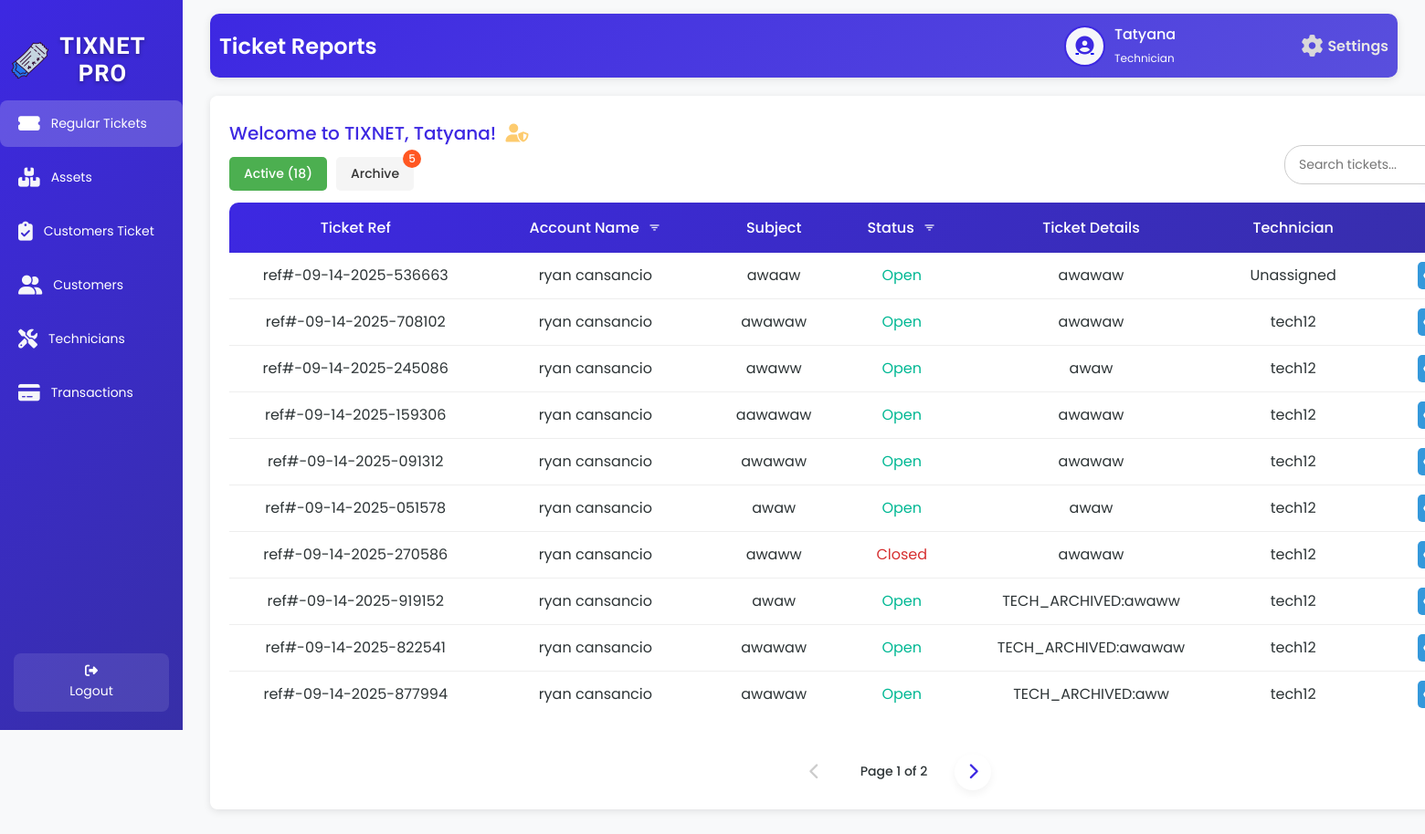
The app's page /staffD.php (signed in) with its own data.
### tables this page shows
CREATE TABLE `tbl_ticket` (
  `t_id` int(50) NOT NULL,
  `t_aname` varchar(200) NOT NULL,
  `t_subject` varchar(200) NOT NULL,
  `t_status` varchar(200) NOT NULL,
  `t_details` varchar(200) NOT NULL,
  `t_ref` varchar(200) NOT NULL,
  `technician_username` varchar(250) NOT NULL,
  `technician_archived` tinyint(1) DEFAULT 0,
  `archive_status` varchar(20) DEFAULT 'active'
);

### staffD.php (the view, shortened to what this page needs)
<?php
include 'db.php';
$firstName = '';
$userType = '';
$avatarPath = $_SESSION['avatarPath'];
$sqlUser = "SELECT u_fname, u_lname, u_type FROM tbl_user WHERE u_username = ?";
$stmt = $conn->prepare($sqlUser);
$stmt->bind_param("s", $_SESSION['username']);
$stmt->execute();
$resultUser = $stmt->get_result();
if ($resultUser->num_rows > 0) {
    $row = $resultUser->fetch_assoc();
    $firstName = $row['u_fname'] ?: 'Unknown';
    $userType = strtolower($row['u_type']) ?: 'staff';
} else {
    error_log("User not found for username: {$_SESSION['username']}");
    $_SESSION['error'] = "User not found.";
    header("Location: index.php");
    exit();
}
$limit = 10;
$pageActive = isset($_GET['page_active']) ? max(1, (int)$_GET['page_active']) : 1;
$offsetActive = ($pageActive - 1) * $limit;
$totalActiveQuery = "SELECT COUNT(*) AS total FROM tbl_ticket WHERE t_details NOT LIKE 'ARCHIVED:%'";
$totalActiveResult = $conn->query($totalActiveQuery);
$totalActiveRow = $totalActiveResult ? $totalActiveResult->fetch_assoc() : ['total' => 0];
$totalActive = $totalActiveRow['total'];
$totalActivePages = max(1, ceil($totalActive / $limit));
$pageArchived = isset($_GET['page_archived']) ? max(1, (int)$_GET['page_archived']) : 1;
$totalArchivedQuery = "SELECT COUNT(*) AS total FROM tbl_ticket WHERE t_details LIKE 'ARCHIVED:%'";
$totalArchivedResult = $conn->query($totalArchivedQuery);
$totalArchivedRow = $totalArchivedResult ? $totalArchivedResult->fetch_assoc() : ['total' => 0];
$totalArchived = $totalArchivedRow['total'];
$sqlActive = "SELECT t_ref, t_aname, t_subject, t_status, t_details, technician_username
              FROM tbl_ticket
              WHERE t_details NOT LIKE 'ARCHIVED:%'
              LIMIT ?, ?";
$stmtActive = $conn->prepare($sqlActive);
if ($stmtActive) {
    $stmtActive->bind_param("ii", $offsetActive, $limit);
    $stmtActive->execute();
    $resultActive = $stmtActive->get_result();
} else {
    error_log("Prepare failed for active tickets: " . $conn->error);
    $resultActive = false;
}
?>
<!DOCTYPE html>
<html lang="en">
<head>
    <link rel="stylesheet" href="staffD.css">
    <link rel="stylesheet" href="https://cdnjs.cloudflare.com/ajax/libs/font-awesome/6.6.0/css/all.min.css">
    <link rel="stylesheet" href="https://unpkg.com/boxicons@2.1.4/css/boxicons.min.css">
</head>
<body>
<div class="wrapper">
    <div class="sidebar">
        <h2><img src="image/logo.png" alt="Tix Net Icon" class="sidebar-icon">TixNet Pro</h2>
         <ul>
           <li><a href="staffD.php" class="active"><i class="fas fa-ticket-alt icon"></i> <span>Regular Tickets</span></a></li>
           <li><a href="assetsT.php"><i class="fas fa-boxes icon"></i> <span>Assets</span></a></li>
           <li><a href="AllCustomersT.php"><i class="fas fa-clipboard-check icon"></i> <span>Customers Ticket</span></a></li>
           <li><a href="customersT.php"><i class="fas fa-user-friends icon"></i> <span>Customers</span></a></li>
           <li><a href="AssignTech.php"><i class="fas fa-tools icon"></i> <span>Technicians</span></a></li>
           <li><a href="Payments.php"><i class="fas fa-credit-card icon"></i> <span>Transactions</span></a></li>
         </ul>
<footer>
    <a href="technician_staff.php" class="back-home"><i class="fas fa-sign-out-alt"></i> Logout</a>
</footer>
    </div>
    <div class="container">
        <div class="upper">
            <h1>Ticket Reports</h1>
            <div class="user-profile">
                <div class="user-icon">
                    <a href="image.php">
                        <?php
                        $cleanAvatarPath = preg_replace('/\?\d+$/', '', $avatarPath);
                        if (!empty($avatarPath) && file_exists($cleanAvatarPath)) {
                            echo "<img src='" . htmlspecialchars($avatarPath, ENT_QUOTES, 'UTF-8') . "' alt='User Avatar'>";
                        } else {
                            echo "<i class='fas fa-user-circle'></i>";
                        }
                        ?>
                    </a>
                </div>
                <div class="user-details">
                    <span><?php echo htmlspecialchars($firstName, ENT_QUOTES, 'UTF-8'); ?></span>
                    <small><?php echo htmlspecialchars(ucfirst($userType), ENT_QUOTES, 'UTF-8'); ?></small>
                </div>
                <a href="settings.php" class="settings-link">
                    <i class="fas fa-cog"></i>
                    <span>Settings</span>
                </a>
            </div>
        </div>
        <div class="table-box glass-container">
            <div class="username">
                Welcome to TIXNET, <?php echo htmlspecialchars($firstName, ENT_QUOTES, 'UTF-8'); ?>!
                <i class="fas fa-user-shield admin-icon"></i>
            </div>
            <div class="header-controls">
                <div class="tab-buttons">
                    <button class="tab-btn <?php echo (isset($_GET['tab']) && $_GET['tab'] === 'archived') ? '' : 'active'; ?>" onclick="showTab('active')">Active (<?php echo $totalActive; ?>)</button>
                    <button class="tab-btn <?php echo (isset($_GET['tab']) && $_GET['tab'] === 'archived') ? 'active' : ''; ?>" onclick="showTab('archived')">Archive
                        <?php if ($totalArchived > 0): ?>
                            <span class="tab-badge"><?php echo $totalArchived; ?></span>
                        <?php endif; ?>
                    </button>
                </div>
            </div>
                <div class="search-container">
                <input type="text" class="search-bar" id="searchInput" placeholder="Search tickets..." onkeyup="debouncedSearchTickets()">
                </div>
    <div id="active-tickets" class="tab-content <?php echo (isset($_GET['tab']) && $_GET['tab'] === 'archived') ? '' : 'active'; ?>">
        <div class="table-container">
            <table>
                <thead>
                    <tr>
                        <th>Ticket Ref</th>
                        <th>Account Name <button class="filter-btn" onclick="showAccountFilterModal('active')" title="Filter by Account Name"><i class='bx bx-filter'></i></button></th>
                        <th>Subject</th>
                        <th>Status <button class="filter-btn" onclick="showTypeFilterModal('active')" title="Filter by Type"><i class='bx bx-filter'></i></button></th>
                        <th>Ticket Details</th>
                        <th>Technician</th>
                        <th>Action</th>
                    </tr>
                </thead>
                <tbody id="active-table-body">
                    <?php
                    if ($resultActive && $resultActive->num_rows > 0) {
                        while ($row = $resultActive->fetch_assoc()) {
                            $statusClass = 'status-' . strtolower($row['t_status']);
                            $technicianDisplay = $row['technician_username'] ? htmlspecialchars($row['technician_username'], ENT_QUOTES, 'UTF-8') : 'Unassigned';
                            echo "<tr>
                                    <td>" . htmlspecialchars($row['t_ref'], ENT_QUOTES, 'UTF-8') . "</td>
                                    <td>" . htmlspecialchars($row['t_aname'], ENT_QUOTES, 'UTF-8') . "</td>
                                    <td>" . htmlspecialchars($row['t_subject'], ENT_QUOTES, 'UTF-8') . "</td>
                                    <td class='$statusClass' style='cursor: pointer;' onclick=\"showCloseTicketModal('" . htmlspecialchars($row['t_ref'], ENT_QUOTES, 'UTF-8') . "', '" . htmlspecialchars($row['t_aname'], ENT_QUOTES, 'UTF-8') . "', '" . htmlspecialchars($row['t_status'], ENT_QUOTES, 'UTF-8') . "')\">" . ucfirst(strtolower($row['t_status'])) . "</td>
                                    <td>" . htmlspecialchars(preg_replace('/^ARCHIVED:/', '', $row['t_details']), ENT_QUOTES, 'UTF-8') . "</td>
                                    <td>" . $technicianDisplay . "</td>
                                    <td class='action-buttons'>
                                        <a class='view-btn' href='#' onclick=\"showViewModal('" . htmlspecialchars($row['t_ref'], ENT_QUOTES, 'UTF-8') . "', '" . htmlspecialchars($row['t_aname'], ENT_QUOTES, 'UTF-8') . "', '" . htmlspecialchars($row['t_subject'], ENT_QUOTES, 'UTF-8') . "', '" . htmlspecialchars($row['t_status'], ENT_QUOTES, 'UTF-8') . "', '" . htmlspecialchars(preg_replace('/^ARCHIVED:/', '', $row['t_details']), ENT_QUOTES, 'UTF-8') . "')\" title='View'><i class='fas fa-eye'></i></a>
                                        <a class='edit-btn' href='#' onclick=\"showEditTicketModal('" . htmlspecialchars($row['t_ref'], ENT_QUOTES, 'UTF-8') . "', '" . htmlspecialchars($row['t_aname'], ENT_QUOTES, 'UTF-8') . "', '" . htmlspecialchars($row['t_subject'], ENT_QUOTES, 'UTF-8') . "', '" . htmlspecialchars($row['t_status'], ENT_QUOTES, 'UTF-8') . "', '" . htmlspecialchars($row['t_details'], ENT_QUOTES, 'UTF-8') . "')\" title='Edit'><i class='fas fa-edit'></i></a>
                                        <a class='archive-btn' href='#' onclick=\"showArchiveModal('" . htmlspecialchars($row['t_ref'], ENT_QUOTES, 'UTF-8') . "', '" . htmlspecialchars($row['t_aname'], ENT_QUOTES, 'UTF-8') . "')\" title='Archive'><i class='fas fa-archive'></i></a>
                                    </td></tr>";
                        }
                    } else {
                        echo "<tr><td colspan='7' class='no-tickets'>No active tickets found.</td></tr>";
                    }
                    ?>
                </tbody>
            </table>
        </div>
                <div class="pagination" id="active-pagination">
                    <?php if ($pageActive > 1): ?>
                        <a href="?tab=active&page_active=<?php echo $pageActive - 1; ?>&page_archived=<?php echo $pageArchived; ?>" class="pagination-link"><i class="fas fa-chevron-left"></i></a>
                    <?php else: ?>
                        <span class="pagination-link disabled"><i class="fas fa-chevron-left"></i></span>
                    <?php endif; ?>
                    <span class="current-page">Page <?php echo $pageActive; ?> of <?php echo $totalActivePages; ?></span>
                    <?php if ($pageActive < $totalActivePages): ?>
                        <a href="?tab=active&page_active=<?php echo $pageActive + 1; ?>&page_archived=<?php echo $pageArchived; ?>" class="pagination-link"><i class="fas fa-chevron-right"></i></a>
                    <?php else: ?>
                        <span class="pagination-link disabled"><i class="fas fa-chevron-right"></i></span>
                    <?php endif; ?>
                </div>
            </div>
        </div>
    </div>
</div>
</body>
</html>

### staffD.php (style rules this page uses)
.header-controls { display: flex; justify-content: space-between; align-items: flex-start; margin-bottom: 10px; position: relative; }
.tab-buttons { display: flex; gap: 10px; }
.tab-btn { padding: 8px 16px; border: none; border-radius: 5px; font-size: 14px; font-weight: 500; cursor: pointer; transition: background-color 0.3s; position: relative; background-color: #f5f5f5; color: #333; margin-top: 30%; }
.tab-btn.active { background-color: #4CAF50; color: white; }
.tab-badge { position: absolute; top: -8px; right: -8px; background: #ff5722; color: white; border-radius: 50%; min-width: 20px; height: 20px; font-size: 12px; display: flex; align-items: center; justify-content: center; padding: 0 4px; transition: background-color 0.3s ease; }
.tab-content { margin-top: 15px; display: none; }
.tab-content.active { display: block; }
.filter-btn { background: transparent !important; border: none; cursor: pointer; font-size: 15px; color: var(--light, #f5f8fc); margin-left: 5px; vertical-align: middle; padding: 0; outline: none; }
th .filter-btn { background: transparent !important; }
table td:first-child { text-align: center !important; vertical-align: middle; }
table td { text-align: center; vertical-align: middle; }
.action-buttons { text-align: center; white-space: nowrap; }
.pagination { display: flex; justify-content: center; align-items: center; margin-top: auto; padding-top: 20px; }
.pagination-link { display: inline-flex; align-items: center; justify-content: center; width: 40px; height: 40px; border-radius: 50%; background: white; color: var(--primary); text-decoration: none; margin: 0 5px; box-shadow: 0 4px 10px rgba(0, 0, 0, 0.05); transition: all 0.3s; }
.pagination-link.disabled { color: #ccc; pointer-events: none; box-shadow: none; }
.current-page { margin: 0 15px; font-weight: 500; color: var(--dark); }

### records on screen
tbl_ticket: t_ref "ref#-09-14-2025-536663", t_aname "ryan cansancio", t_subject "awaaw", t_status "Open", t_details "awawaw", technician_username "Unassigned"
tbl_ticket: t_ref "ref#-09-14-2025-708102", t_aname "ryan cansancio", t_subject "awawaw", t_status "Open", t_details "awawaw", technician_username "tech12"
tbl_ticket: t_ref "ref#-09-14-2025-245086", t_aname "ryan cansancio", t_subject "awaww", t_status "Open", t_details "awaw", technician_username "tech12"
tbl_ticket: t_ref "ref#-09-14-2025-159306", t_aname "ryan cansancio", t_subject "aawawaw", t_status "Open", t_details "awawaw", technician_username "tech12"
tbl_ticket: t_ref "ref#-09-14-2025-091312", t_aname "ryan cansancio", t_subject "awawaw", t_status "Open", t_details "awawaw", technician_username "tech12"
tbl_ticket: t_ref "ref#-09-14-2025-051578", t_aname "ryan cansancio", t_subject "awaw", t_status "Open", t_details "awaw", technician_username "tech12"
tbl_ticket: t_ref "ref#-09-14-2025-270586", t_aname "ryan cansancio", t_subject "awaww", t_status "Closed", t_details "awawaw", technician_username "tech12"
tbl_ticket: t_ref "ref#-09-14-2025-919152", t_aname "ryan cansancio", t_subject "awaw", t_status "Open", t_details "TECH_ARCHIVED:awaww", technician_username "tech12"
tbl_ticket: t_ref "ref#-09-14-2025-822541", t_aname "ryan cansancio", t_subject "awawaw", t_status "Open", t_details "TECH_ARCHIVED:awawaw", technician_username "tech12"
tbl_ticket: t_ref "ref#-09-14-2025-877994", t_aname "ryan cansancio", t_subject "awawaw", t_status "Open", t_details "TECH_ARCHIVED:aww", technician_username "tech12"

### other values on screen
$firstName "Tatyana"
$userType "Technician"
$totalActive "18"
$totalArchived "5"
$pageActive "1"
$totalActivePages "2"
